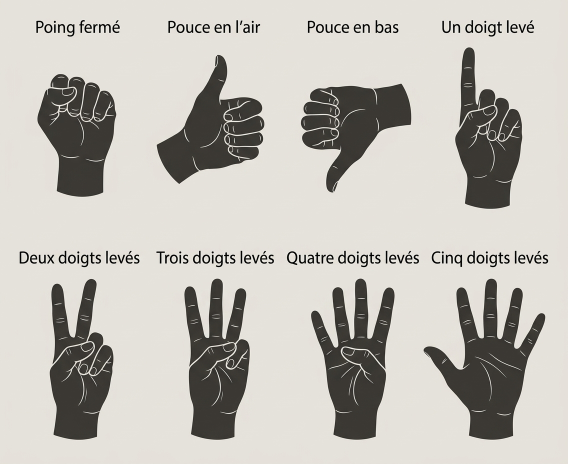
#> input picture tools/assets/signes.jfif, 1135 x 928 px (shown at 1/2 size)
$ python slice_hands.py
#> lines starting #> are read from the running program, lines starting #| are printed output that depends on the picture
#!/usr/bin/env python3
"""Découpe la planche des huit signes en illustrations détourées.

La source (tools/assets/signes.jfif) présente les mains en 4 colonnes sur
2 rangées, chacune surmontée de son intitulé. On isole la plus grosse tache
sombre de chaque case — la main, jamais le texte — puis on remplace le fond
par de la transparence : les filets clairs des phalanges deviennent des
creux, si bien que la main prend la couleur du support.

Usage : python3 tools/slice_hands.py
"""
import os

from PIL import Image

ROOT = os.path.dirname(os.path.dirname(os.path.abspath(__file__)))
SOURCE = os.path.join(ROOT, "tools", "assets", "signes.jfif")
OUT = os.path.join(ROOT, "public", "hands")

# Ordre de lecture de la planche → identifiant de signe dans lib/data.ts.
ORDER = [0, 6, 7, 1, 2, 3, 4, 5]

DARK = 60      # en-dessous : plein
LIGHT = 205    # au-dessus : transparent
HEIGHT = 440   # hauteur finale, deux fois la taille d'affichage
PAD = 8


def bands(values, threshold=0):
    """Plages contiguës d'indices dont la valeur dépasse le seuil."""
    out, start = [], None
    for i, v in enumerate(values):
        if v > threshold and start is None:
            start = i
        elif v <= threshold and start is not None:
            out.append((start, i))
            start = None
    if start is not None:
        out.append((start, len(values)))
    return out


def cell_box(grey, box):
    """Boîte de la main dans une case : la bande la plus dense, texte exclu."""
    left, top, right, bottom = box
    crop = grey.crop(box)
    px = crop.load()
    w, h = crop.size

    rows = [sum(1 for x in range(w) if px[x, y] < 128) for y in range(h)]
    best = max(bands(rows, 1), key=lambda b: sum(rows[b[0]:b[1]]))
    y0, y1 = best

    cols = [sum(1 for y in range(y0, y1) if px[x, y] < 128) for x in range(w)]
    # On ignore les colonnes à peine marquées : ce sont les poussières de la
    # case voisine, pas la main.
    marks = [m for m in bands(cols, max(2, (y1 - y0) // 60)) if m[1] - m[0] > 8]
    x0, x1 = marks[0][0], marks[-1][1]
    return (left + x0, top + y0, left + x1, top + y1)


def cut_out(image):
    """Fond et filets clairs → transparence.

    On enregistre en niveaux de gris + alpha : l'image ne porte que la forme,
    ce qui divise son poids par deux par rapport à du RGBA.
    """
    grey = image.convert("L")
    alpha = Image.new("L", image.size)
    src, dst = grey.load(), alpha.load()
    span = LIGHT - DARK
    for y in range(image.height):
        for x in range(image.width):
            v = src[x, y]
            dst[x, y] = 0 if v >= LIGHT else (255 if v <= DARK else round(255 * (LIGHT - v) / span))
    return Image.merge("LA", (Image.new("L", image.size, 24), alpha))


def main():
    sheet = Image.open(SOURCE).convert("RGB")
#> sheet is the input picture: PIL image 1135x928 RGB; mean R, G, B 191.4, 188.4, 181.9
    grey = sheet.convert("L")
    os.makedirs(OUT, exist_ok=True)
    w, h = sheet.size
#> w = 1135; h = 928

    for index, sign in enumerate(ORDER):
        col, row = index % 4, index // 4
        box = (round(col * w / 4), round(row * h / 2), round((col + 1) * w / 4), round((row + 1) * h / 2))
        x0, y0, x1, y1 = cell_box(grey, box)
        hand = sheet.crop((max(0, x0 - PAD), max(0, y0 - PAD), min(w, x1 + PAD), min(h, y1 + PAD)))

        cut = cut_out(hand)
        scale = HEIGHT / cut.height
        cut = cut.resize((round(cut.width * scale), HEIGHT), Image.LANCZOS)

        path = os.path.join(OUT, f"{sign}.png")
        cut.save(path, "PNG", optimize=True)
        print("%s (%dx%d, %d o)" % (os.path.relpath(path, ROOT), cut.width, cut.height, os.path.getsize(path)))
#> this loop made 8 passes
#> (y0, y1, marks in cell_box, x0, x1) on passes 2 to 4: (110, 367, [(30, 245)], 314, 529), (168, 385, [(34, 254)], 602, 822), (95, 418, [(60, 193)], 911, 1044)
#> (best in cell_box, y0, y1, marks in cell_box, x0, x1) on passes 6 to 8: ((93, 415), 557, 879, [(85, 215)], 369, 499), ((93, 415), 557, 879, [(55, 221)], 623, 789), ((94, 415), 558, 879, [(0, 239)], 851, 1090)
#> pass 1, in cell_box, `crop = grey.crop(box)`:
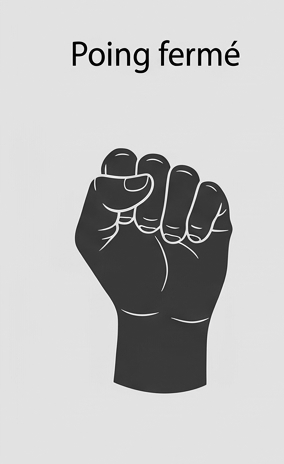
#> crop: PIL image 284x464 L; min 0, max 254, mean 190.9
#> pass 1, in main, `hand = sheet.crop((max(0, x0 - PAD), max(0, y0 - PAD), min(w, x1 + PAD..`:
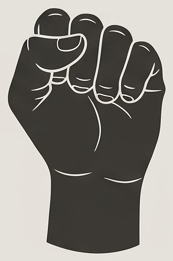
#> hand: PIL image 173x261 RGB; mean R, G, B 132.5, 129.6, 123.8
#> after the loop:
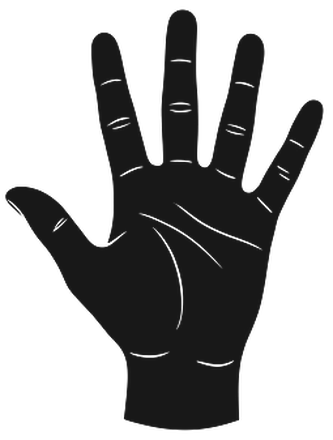
#> cut: PIL image 333x440 LA; mean R, G, B, A 10.1, 10.1, 10.1, 100.2; transparent parts drawn white
#> after the loop:
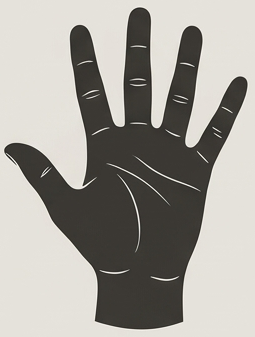
#> hand: PIL image 255x337 RGB; mean R, G, B 161.7, 158.7, 152.5


if __name__ == "__main__":
    main()
